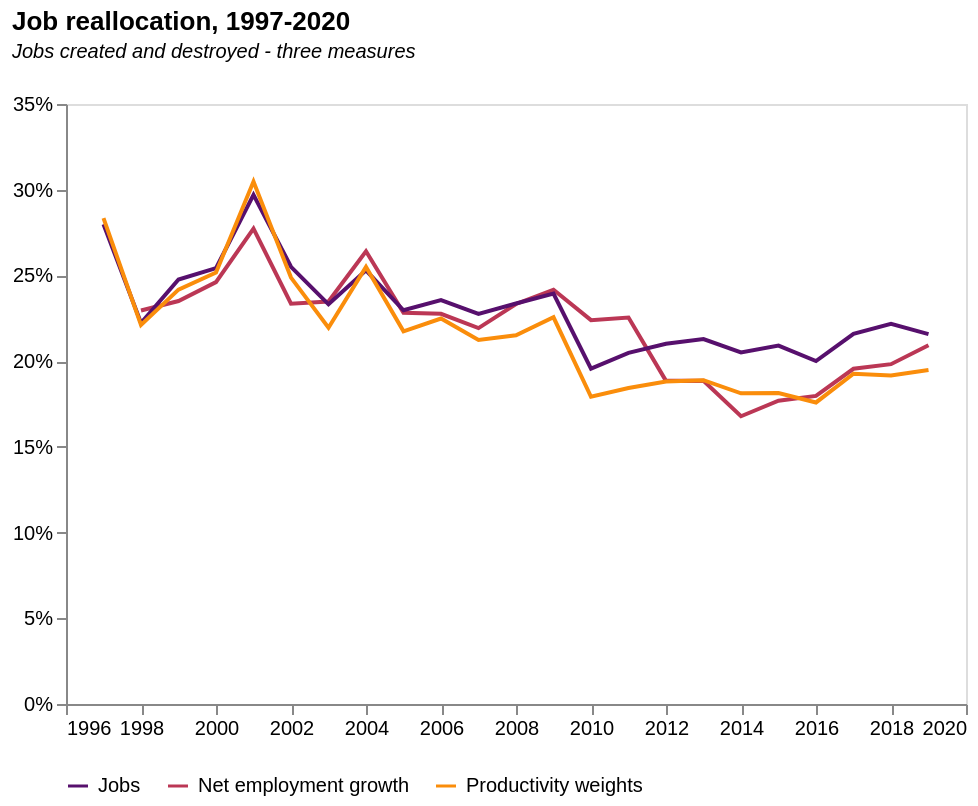

Vega-Lite specification for this chart:
### Vega-Lite specification from a JSON file in a GitHub repository (floating-point values rounded to 4 significant figures)
{"$schema": "https://vega.github.io/schema/vega-lite/v5.json", "description": "A calculate that takes the messy names in the field, metric, and creates a new field, metricClean, where the names are nicer.", "title": {"text": "Job reallocation, 1997-2020", "subtitle": ["Jobs created and destroyed - three measures", ""], "subtitleFontStyle": "italic", "subtitleFontSize": 10, "anchor": "start", "color": "black"}, "data": {"values": [{"year": "1997", "Jobs_enter": "739", "Jobs_grow": "1745", "Jobs_exit": "1570", "Jobs_shrink": "1113", "Jobs_total": "18462", "JobsRLP_enter": "45127", "JobsRLP_grow": "148871", "JobsRLP_exit": "91186", "JobsRLP_shrink": "79360", "JobsRLP_total": "1286257", "firms_enter": "231442", "firms_grow": "172194", "firms_exit": "198585", "firms_shrink": "127759", "firms_stable": "1495505", "firms_total": "2014120", "Entry rate": "0.114909737", "Exit Rate": "0.098596409", "Grow Rate": "0.085493416", "Shrink Rate": "0.063431672", "Units": "860021", "Employment(m)": "17.46", "Turnover(bn)": "1241", "N firms": "1764832", "RLP": "71.07674685", "RLP growth": "0", "RLP actual": "0", "RLP hypotetical": "0", "Gap": "0", "Turnover": "0", "Turnover hypothetical": "0", "Turn_gap": "0", "Mean": "9.32", "Mean_emplWeight": "13.68", "Mean_turnWeight": "13.54", "Central": "6.97", "entryReallocate": "0.035083968", "growReallocate": "0.115739701", "exitReallocate": "0.07089252", "shrinkReallocate": "0.061698401", "totalReallocateRLPJobs": "0.28341459", "": "Pre-GFC", "period2": "1", "entryReallocateJobs": "0.040028166", "growReallocateJobs": "0.09451847", "exitReallocateJobs": "0.085039541", "shrinkReallocateJobs": "0.060285993", "totalReallocateJobs": "0.27987217", "totalReallocateJobsNet": "null"}, {"year": "1998", "Jobs_enter": "581", "Jobs_grow": "1420", "Jobs_exit": "1285", "Jobs_shrink": "788", "Jobs_total": "18329", "JobsRLP_enter": "36531", "JobsRLP_grow": "120919", "JobsRLP_exit": "83465", "JobsRLP_shrink": "57401", "JobsRLP_total": "1349372", "firms_enter": "187867", "firms_grow": "198597", "firms_exit": "192932", "firms_shrink": "133292", "firms_stable": "1493630", "firms_total": "2035621", "Entry rate": "0.092289773", "Exit Rate": "0.094777957", "Grow Rate": "0.097560892", "Shrink Rate": "0.065479773", "Units": "836654", "Employment(m)": "17.47", "Turnover(bn)": "1313", "N firms": "1827671", "RLP": "75.15741271", "RLP growth": "0.057412108", "RLP actual": "75.15741271", "RLP hypotetical": "75.15741271", "Gap": "0", "Turnover": "1313", "Turnover hypothetical": "1313", "Turn_gap": "0", "Mean": "9.32", "Mean_emplWeight": "14.28", "Mean_turnWeight": "14.59", "Central": "6.22", "entryReallocate": "0.027072594", "growReallocate": "0.089611315", "exitReallocate": "0.0618547", "shrinkReallocate": "0.042539048", "totalReallocateRLPJobs": "0.221077657", "": "Pre-GFC", "period2": "1", "entryReallocateJobs": "0.031698401", "growReallocateJobs": "0.077472857", "exitReallocateJobs": "0.07010748", "shrinkReallocateJobs": "0.04299198", "totalReallocateJobs": "0.222270719", "totalReallocateJobsNet": "0.229526979"}, {"year": "1999", "Jobs_enter": "622", "Jobs_grow": "1609", "Jobs_exit": "1383", "Jobs_shrink": "982", "Jobs_total": "18562", "JobsRLP_enter": "40585", "JobsRLP_grow": "145272", "JobsRLP_exit": "92162", "JobsRLP_shrink": "70152", "JobsRLP_total": "1440505", "firms_enter": "181415", "firms_grow": "198806", "firms_exit": "241365", "firms_shrink": "137884", "firms_stable": "1457050", "firms_total": "2054680", "Entry rate": "0.088293554", "Exit Rate": "0.117470847", "Grow Rate": "0.096757646", "Shrink Rate": "0.067107287", "Units": "813982", "Employment(m)": "17.64", "Turnover(bn)": "1400", "N firms": "1850609", "RLP": "79.36507937", "RLP growth": "0.055984719", "RLP actual": "79.36507937", "RLP hypotetical": "79.36507937", "Gap": "0", "Turnover": "1400", "Turnover hypothetical": "1400", "Turn_gap": "0", "Mean": "9.61", "Mean_emplWeight": "15.12", "Mean_turnWeight": "15.55", "Central": "6.81", "entryReallocate": "0.028174147", "growReallocate": "0.100847967", "exitReallocate": "0.063978952", "shrinkReallocate": "0.048699588", "totalReallocateRLPJobs": "0.241700654", "": "Pre-GFC", "period2": "1", "entryReallocateJobs": "0.03350932", "growReallocateJobs": "0.08668247", "exitReallocateJobs": "0.074507057", "shrinkReallocateJobs": "0.052903782", "totalReallocateJobs": "0.247602629", "totalReallocateJobsNet": "0.235050102"}, {"year": "2000", "Jobs_enter": "677", "Jobs_grow": "1727", "Jobs_exit": "1212", "Jobs_shrink": "1143", "Jobs_total": "18715", "JobsRLP_enter": "45426", "JobsRLP_grow": "154972", "JobsRLP_exit": "77771", "JobsRLP_shrink": "84861", "JobsRLP_total": "1442392", "firms_enter": "178147", "firms_grow": "219132", "firms_exit": "203060", "firms_shrink": "148618", "firms_stable": "1446191", "firms_total": "2035619", "Entry rate": "0.087514903", "Exit Rate": "0.099753441", "Grow Rate": "0.107648828", "Shrink Rate": "0.073008751", "Units": "793015", "Employment(m)": "17.71", "Turnover(bn)": "1397", "N firms": "1834250", "RLP": "78.88198758", "RLP growth": "-0.006086957", "RLP actual": "78.88198758", "RLP hypotetical": "78.88198758", "Gap": "0", "Turnover": "1397", "Turnover hypothetical": "1397", "Turn_gap": "0", "Mean": "9.98", "Mean_emplWeight": "15.88", "Mean_turnWeight": "16.32", "Central": "6.92", "entryReallocate": "0.031493519", "growReallocate": "0.107440973", "exitReallocate": "0.053918075", "shrinkReallocate": "0.058833521", "totalReallocateRLPJobs": "0.251686088", "": "Pre-GFC", "period2": "1", "entryReallocateJobs": "0.036174192", "growReallocateJobs": "0.092278921", "exitReallocateJobs": "0.064760887", "shrinkReallocateJobs": "0.061074005", "totalReallocateJobs": "0.254288004", "totalReallocateJobsNet": "0.246112744"}, {"year": "2001", "Jobs_enter": "674", "Jobs_grow": "2264", "Jobs_exit": "1208", "Jobs_shrink": "1525", "Jobs_total": "19091", "JobsRLP_enter": "44783", "JobsRLP_grow": "224789", "JobsRLP_exit": "80263", "JobsRLP_shrink": "96266", "JobsRLP_total": "1463881", "firms_enter": "178260", "firms_grow": "298866", "firms_exit": "220258", "firms_shrink": "248962", "firms_stable": "1265808", "firms_total": "2056263", "Entry rate": "0.086691245", "Exit Rate": "0.107115675", "Grow Rate": "0.145344248", "Shrink Rate": "0.121074979", "Units": "821065", "Employment(m)": "18.04", "Turnover(bn)": "1419", "N firms": "1852625", "RLP": "78.65853659", "RLP growth": "-0.002832725", "RLP actual": "78.65853659", "RLP hypotetical": "78.65853659", "Gap": "0", "Turnover": "1419", "Turnover hypothetical": "1419", "Turn_gap": "0", "Mean": "10.23", "Mean_emplWeight": "16.58", "Mean_turnWeight": "17.13", "Central": "7", "entryReallocate": "0.030591968", "growReallocate": "0.153556881", "exitReallocate": "0.05482891", "shrinkReallocate": "0.06576081", "totalReallocateRLPJobs": "0.304738568", "": "Pre-GFC", "period2": "1", "entryReallocateJobs": "0.035304594", "growReallocateJobs": "0.118589911", "exitReallocateJobs": "0.063275889", "shrinkReallocateJobs": "0.079880572", "totalReallocateJobs": "0.297050966", "totalReallocateJobsNet": "0.277355822"}, {"year": "2002", "Jobs_enter": "637", "Jobs_grow": "1674", "Jobs_exit": "1351", "Jobs_shrink": "1314", "Jobs_total": "19511", "JobsRLP_enter": "42468", "JobsRLP_grow": "156365", "JobsRLP_exit": "88715", "JobsRLP_shrink": "100435", "JobsRLP_total": "1559773", "firms_enter": "182945", "firms_grow": "212474", "firms_exit": "224378", "firms_shrink": "172589", "firms_stable": "1425330", "firms_total": "2062193", "Entry rate": "0.088713811", "Exit Rate": "0.108805529", "Grow Rate": "0.103033033", "Shrink Rate": "0.083691973", "Units": "834431", "Employment(m)": "18.52", "Turnover(bn)": "1517", "N firms": "1857687", "RLP": "81.91144708", "RLP growth": "0.041354831", "RLP actual": "81.91144708", "RLP hypotetical": "81.91144708", "Gap": "0", "Turnover": "1517", "Turnover hypothetical": "1517", "Turn_gap": "0", "Mean": "10.46", "Mean_emplWeight": "17.13", "Mean_turnWeight": "17.81", "Central": "7.38", "entryReallocate": "0.027227039", "growReallocate": "0.100248562", "exitReallocate": "0.056876866", "shrinkReallocate": "0.06439078", "totalReallocateRLPJobs": "0.248743247", "": "Pre-GFC", "period2": "1", "entryReallocateJobs": "0.03264825", "growReallocateJobs": "0.085797755", "exitReallocateJobs": "0.069242991", "shrinkReallocateJobs": "0.067346625", "totalReallocateJobs": "0.255035621", "totalReallocateJobsNet": "0.233509302"}, {"year": "2003", "Jobs_enter": "673", "Jobs_grow": "1392", "Jobs_exit": "1362", "Jobs_shrink": "1114", "Jobs_total": "19478", "JobsRLP_enter": "46330", "JobsRLP_grow": "124275", "JobsRLP_exit": "99733", "JobsRLP_shrink": "81346", "JobsRLP_total": "1602504", "firms_enter": "225136", "firms_grow": "190701", "firms_exit": "232289", "firms_shrink": "204720", "firms_stable": "1446790", "firms_total": "2104425", "Entry rate": "0.106982192", "Exit Rate": "0.110381221", "Grow Rate": "0.090619053", "Shrink Rate": "0.09728073", "Units": "834277", "Employment(m)": "18.46", "Turnover(bn)": "1556", "N firms": "1855951", "RLP": "84.29035753", "RLP growth": "0.029042466", "RLP actual": "84.29035753", "RLP hypotetical": "84.29035753", "Gap": "0", "Turnover": "1556", "Turnover hypothetical": "1556", "Turn_gap": "0", "Mean": "10.59", "Mean_emplWeight": "17.87", "Mean_turnWeight": "18.28", "Central": "7.28", "entryReallocate": "0.028911004", "growReallocate": "0.077550508", "exitReallocate": "0.062235726", "shrinkReallocate": "0.050761808", "totalReallocateRLPJobs": "0.219459047", "": "Pre-GFC", "period2": "1", "entryReallocateJobs": "0.034551802", "growReallocateJobs": "0.071465243", "exitReallocateJobs": "0.069925044", "shrinkReallocateJobs": "0.05719273", "totalReallocateJobs": "0.233134819", "totalReallocateJobsNet": "0.234829038"}, {"year": "2004", "Jobs_enter": "602", "Jobs_grow": "1779", "Jobs_exit": "1359", "Jobs_shrink": "1133", "Jobs_total": "19264", "JobsRLP_enter": "46096", "JobsRLP_grow": "179023", "JobsRLP_exit": "103505", "JobsRLP_shrink": "89242", "JobsRLP_total": "1639165", "firms_enter": "204954", "firms_grow": "219688", "firms_exit": "231105", "firms_shrink": "171909", "firms_stable": "1474969", "firms_total": "2127574", "Entry rate": "0.096332254", "Exit Rate": "0.108623719", "Grow Rate": "0.103257513", "Shrink Rate": "0.08080048", "Units": "861501", "Employment(m)": "18.25", "Turnover(bn)": "1593", "N firms": "1897242", "RLP": "87.28767123", "RLP growth": "0.03555939", "RLP actual": "87.28767123", "RLP hypotetical": "87.28767123", "Gap": "0", "Turnover": "1593", "Turnover hypothetical": "1593", "Turn_gap": "0", "Mean": "10.5", "Mean_emplWeight": "18.74", "Mean_turnWeight": "19.23", "Central": "6.95", "entryReallocate": "0.028121635", "growReallocate": "0.109215973", "exitReallocate": "0.063144955", "shrinkReallocate": "0.054443573", "totalReallocateRLPJobs": "0.254926136", "": "Pre-GFC", "period2": "1", "entryReallocateJobs": "0.03125", "growReallocateJobs": "0.092348422", "exitReallocateJobs": "0.070546096", "shrinkReallocateJobs": "0.058814369", "totalReallocateJobs": "0.252958887", "totalReallocateJobsNet": "0.264067691"}, {"year": "2005", "Jobs_enter": "530", "Jobs_grow": "1634", "Jobs_exit": "1137", "Jobs_shrink": "1130", "Jobs_total": "19292", "JobsRLP_enter": "36450", "JobsRLP_grow": "153780", "JobsRLP_exit": "83195", "JobsRLP_shrink": "88596", "JobsRLP_total": "1665059", "firms_enter": "197332", "firms_grow": "224769", "firms_exit": "222919", "firms_shrink": "162606", "firms_stable": "1514896", "firms_total": "2152914", "Entry rate": "0.091658097", "Exit Rate": "0.103542919", "Grow Rate": "0.10440222", "Shrink Rate": "0.07552833", "Units": "856496", "Employment(m)": "18.31", "Turnover(bn)": "1629", "N firms": "1928083", "RLP": "88.96777717", "RLP growth": "0.019247918", "RLP actual": "88.96777717", "RLP hypotetical": "88.96777717", "Gap": "0", "Turnover": "1629", "Turnover hypothetical": "1629", "Turn_gap": "0", "Mean": "10.57", "Mean_emplWeight": "19.47", "Mean_turnWeight": "20.43", "Central": "6.94", "entryReallocate": "0.021891116", "growReallocate": "0.092357088", "exitReallocate": "0.049965196", "shrinkReallocate": "0.053208925", "totalReallocateRLPJobs": "0.217422326", "": "Pre-GFC", "period2": "1", "entryReallocateJobs": "0.027472527", "growReallocateJobs": "0.084698321", "exitReallocateJobs": "0.058936347", "shrinkReallocateJobs": "0.058573502", "totalReallocateJobs": "0.229680697", "totalReallocateJobsNet": "0.228229318"}, {"year": "2006", "Jobs_enter": "540", "Jobs_grow": "1682", "Jobs_exit": "1082", "Jobs_shrink": "1277", "Jobs_total": "19447", "JobsRLP_enter": "37655", "JobsRLP_grow": "167538", "JobsRLP_exit": "80384", "JobsRLP_shrink": "95356", "JobsRLP_total": "1694217", "firms_enter": "210153", "firms_grow": "277068", "firms_exit": "211689", "firms_shrink": "217079", "firms_stable": "1469112", "firms_total": "2201319", "Entry rate": "0.095466854", "Exit Rate": "0.096164618", "Grow Rate": "0.125864538", "Shrink Rate": "0.09861315", "Units": "852964", "Employment(m)": "18.39", "Turnover(bn)": "1657", "N firms": "1961693", "RLP": "90.10331702", "RLP growth": "0.012763496", "RLP actual": "90.10331702", "RLP hypotetical": "90.10331702", "Gap": "0", "Turnover": "1657", "Turnover hypothetical": "1657", "Turn_gap": "0", "Mean": "10.68", "Mean_emplWeight": "20.23", "Mean_turnWeight": "21.32", "Central": "6.92", "entryReallocate": "0.022225606", "growReallocate": "0.098888159", "exitReallocate": "0.047446106", "shrinkReallocate": "0.056283227", "totalReallocateRLPJobs": "0.224843099", "": "Pre-GFC", "period2": "1", "entryReallocateJobs": "0.027767779", "growReallocateJobs": "0.08649149", "exitReallocateJobs": "0.055638402", "shrinkReallocateJobs": "0.065665655", "totalReallocateJobs": "0.235563326", "totalReallocateJobsNet": "0.227592945"}, {"year": "2007", "Jobs_enter": "603", "Jobs_grow": "1582", "Jobs_exit": "1187", "Jobs_shrink": "1091", "Jobs_total": "19610", "JobsRLP_enter": "43540", "JobsRLP_grow": "160516", "JobsRLP_exit": "86834", "JobsRLP_shrink": "85154", "JobsRLP_total": "1770777", "firms_enter": "231754", "firms_grow": "287170", "firms_exit": "292564", "firms_shrink": "205030", "firms_stable": "1477714", "firms_total": "2294533", "Entry rate": "0.101002688", "Exit Rate": "0.127504813", "Grow Rate": "0.125154007", "Shrink Rate": "0.089355873", "Units": "863638", "Employment(m)": "18.5", "Turnover(bn)": "1727", "N firms": "2031817", "RLP": "93.35135135", "RLP growth": "0.036047889", "RLP actual": "93.35135135", "RLP hypotetical": "93.35135135", "Gap": "0", "Turnover": "1727", "Turnover hypothetical": "1727", "Turn_gap": "0", "Mean": "10.76", "Mean_emplWeight": "20.84", "Mean_turnWeight": "21.83", "Central": "6.92", "entryReallocate": "0.024588076", "growReallocate": "0.090647213", "exitReallocate": "0.049037231", "shrinkReallocate": "0.048088494", "totalReallocateRLPJobs": "0.212361014", "": "Pre-GFC", "period2": "1", "entryReallocateJobs": "0.030749618", "growReallocateJobs": "0.080673126", "exitReallocateJobs": "0.060530342", "shrinkReallocateJobs": "0.05563488", "totalReallocateJobs": "0.227587965", "totalReallocateJobsNet": "0.21927588"}, {"year": "2008", "Jobs_enter": "431", "Jobs_grow": "1722", "Jobs_exit": "1261", "Jobs_shrink": "1168", "Jobs_total": "19615", "JobsRLP_enter": "32117", "JobsRLP_grow": "168836", "JobsRLP_exit": "96829", "JobsRLP_shrink": "92174", "JobsRLP_total": "1813046", "firms_enter": "165875", "firms_grow": "322259", "firms_exit": "277503", "firms_shrink": "214858", "firms_stable": "1385598", "firms_total": "2229430", "Entry rate": "0.074402426", "Exit Rate": "0.124472623", "Grow Rate": "0.14454771", "Shrink Rate": "0.096373513", "Units": "904598", "Employment(m)": "18.61", "Turnover(bn)": "1781", "N firms": "2030407", "RLP": "95.70123589", "RLP growth": "0.025172475", "RLP actual": "95.70123589", "RLP hypotetical": "95.70123589", "Gap": "0", "Turnover": "1781", "Turnover hypothetical": "1781", "Turn_gap": "0", "Mean": "10.94", "Mean_emplWeight": "21.61", "Mean_turnWeight": "22.68", "Central": "6.89", "entryReallocate": "0.017714388", "growReallocate": "0.093122844", "exitReallocate": "0.053406808", "shrinkReallocate": "0.050839306", "totalReallocateRLPJobs": "0.215083346", "": "Pre-GFC", "period2": "1", "entryReallocateJobs": "0.02197298", "growReallocateJobs": "0.087789957", "exitReallocateJobs": "0.064287535", "shrinkReallocateJobs": "0.059546266", "totalReallocateJobs": "0.233596737", "totalReallocateJobsNet": "0.23334183"}, {"year": "2009", "Jobs_enter": "399", "Jobs_grow": "1582", "Jobs_exit": "1112", "Jobs_shrink": "1594", "Jobs_total": "19573", "JobsRLP_enter": "30188", "JobsRLP_grow": "161734", "JobsRLP_exit": "83565", "JobsRLP_shrink": "144287", "JobsRLP_total": "1860876", "firms_enter": "148392", "firms_grow": "269261", "firms_exit": "251412", "firms_shrink": "218573", "firms_stable": "1388291", "firms_total": "2158706", "Entry rate": "0.068741181", "Exit Rate": "0.116464215", "Grow Rate": "0.124732594", "Shrink Rate": "0.101251861", "Units": "919136", "Employment(m)": "18.55", "Turnover(bn)": "1831", "N firms": "1976143", "RLP": "98.70619946", "RLP growth": "0.031399423", "RLP actual": "98.70619946", "RLP hypotetical": "98.70619946", "Gap": "0", "Turnover": "1831", "Turnover hypothetical": "1831", "Turn_gap": "0", "Mean": "11.48", "Mean_emplWeight": "22.38", "Mean_turnWeight": "23.7", "Central": "7.25", "entryReallocate": "0.016222467", "growReallocate": "0.08691283", "exitReallocate": "0.04490627", "shrinkReallocate": "0.077537138", "totalReallocateRLPJobs": "0.225578706", "": "Pre-GFC", "period2": "1", "entryReallocateJobs": "0.020385225", "growReallocateJobs": "0.080825627", "exitReallocateJobs": "0.056812957", "shrinkReallocateJobs": "0.081438717", "totalReallocateJobs": "0.239462525", "totalReallocateJobsNet": "0.241608338"}, {"year": "2010", "Jobs_enter": "415", "Jobs_grow": "1190", "Jobs_exit": "941", "Jobs_shrink": "1178", "Jobs_total": "19035", "JobsRLP_enter": "30749", "JobsRLP_grow": "117871", "JobsRLP_exit": "74913", "JobsRLP_shrink": "105543", "JobsRLP_total": "1836399", "firms_enter": "158675", "firms_grow": "218606", "firms_exit": "227411", "firms_shrink": "226612", "firms_stable": "1396534", "firms_total": "2105199", "Entry rate": "0.075372922", "Exit Rate": "0.108023517", "Grow Rate": "0.103841015", "Shrink Rate": "0.10764398", "Units": "917525", "Employment(m)": "17.91", "Turnover(bn)": "1806", "N firms": "1911159", "RLP": "100.8375209", "RLP growth": "0.02159258", "RLP actual": "100.8375209", "RLP hypotetical": "101.1976599", "Gap": "0.003571478", "Turnover": "1806", "Turnover hypothetical": "1812.450089", "Turn_gap": "6.450089111", "Mean": "12", "Mean_emplWeight": "23.19", "Mean_turnWeight": "24.5", "Central": "7.85", "entryReallocate": "0.016744183", "growReallocate": "0.064185942", "exitReallocate": "0.040793422", "shrinkReallocate": "0.057472804", "totalReallocateRLPJobs": "0.179196351", "": "Post-GFC", "period2": "1", "entryReallocateJobs": "0.021801944", "growReallocateJobs": "0.062516417", "exitReallocateJobs": "0.049435251", "shrinkReallocateJobs": "0.061885999", "totalReallocateJobs": "0.195639611", "totalReallocateJobsNet": "0.223903336"}, {"year": "2011", "Jobs_enter": "450", "Jobs_grow": "1515", "Jobs_exit": "795", "Jobs_shrink": "1060", "Jobs_total": "18650", "JobsRLP_enter": "33116", "JobsRLP_grow": "151490", "JobsRLP_exit": "57015", "JobsRLP_shrink": "83614", "JobsRLP_total": "1764720", "firms_enter": "174240", "firms_grow": "331020", "firms_exit": "192749", "firms_shrink": "224622", "firms_stable": "1305162", "firms_total": "2079401", "Entry rate": "0.083793362", "Exit Rate": "0.092694483", "Grow Rate": "0.159190074", "Shrink Rate": "0.108022455", "Units": "889262", "Employment(m)": "17.49", "Turnover(bn)": "1732", "N firms": "1872814", "RLP": "99.02801601", "RLP growth": "-0.017944758", "RLP actual": "99.02801601", "RLP hypotetical": "103.7520078", "Gap": "0.047703589", "Turnover": "1732", "Turnover hypothetical": "1814.622616", "Turn_gap": "82.62261576", "Mean": "12.43", "Mean_emplWeight": "23.9", "Mean_turnWeight": "25.38", "Central": "8.32", "entryReallocate": "0.018765583", "growReallocate": "0.085843647", "exitReallocate": "0.032308242", "shrinkReallocate": "0.047380888", "totalReallocateRLPJobs": "0.184298359", "": "Post-GFC", "period2": "1", "entryReallocateJobs": "0.024128686", "growReallocateJobs": "0.081233244", "exitReallocateJobs": "0.042627346", "shrinkReallocateJobs": "0.056836461", "totalReallocateJobs": "0.204825737", "totalReallocateJobsNet": "0.225469169"}, {"year": "2012", "Jobs_enter": "463", "Jobs_grow": "1585", "Jobs_exit": "889", "Jobs_shrink": "1068", "Jobs_total": "19062", "JobsRLP_enter": "34492", "JobsRLP_grow": "153465", "JobsRLP_exit": "65957", "JobsRLP_shrink": "85382", "JobsRLP_total": "1804217", "firms_enter": "186330", "firms_grow": "301126", "firms_exit": "227191", "firms_shrink": "242783", "firms_stable": "1367547", "firms_total": "2169250", "Entry rate": "0.085896047", "Exit Rate": "0.104732511", "Grow Rate": "0.13881572", "Shrink Rate": "0.111920249", "Units": "867637", "Employment(m)": "17.85", "Turnover(bn)": "1770", "N firms": "1952141", "RLP": "99.15966387", "RLP growth": "0.0013294", "RLP actual": "99.15966387", "RLP hypotetical": "106.3708303", "Gap": "0.072722781", "Turnover": "1770", "Turnover hypothetical": "1898.719322", "Turn_gap": "128.7193217", "Mean": "12.3", "Mean_emplWeight": "24.08", "Mean_turnWeight": "25.74", "Central": "8.41", "entryReallocate": "0.019117434", "growReallocate": "0.085059059", "exitReallocate": "0.036557133", "shrinkReallocate": "0.047323576", "totalReallocateRLPJobs": "0.188057202", "": "Post-GFC", "period2": "1", "entryReallocateJobs": "0.024289162", "growReallocateJobs": "0.083149722", "exitReallocateJobs": "0.046637289", "shrinkReallocateJobs": "0.056027699", "totalReallocateJobs": "0.210103872", "totalReallocateJobsNet": "0.18849019"}, {"year": "2013", "Jobs_enter": "661", "Jobs_grow": "1586", "Jobs_exit": "879", "Jobs_shrink": "1032", "Jobs_total": "19536", "JobsRLP_enter": "47283", "JobsRLP_grow": "151950", "JobsRLP_exit": "66757", "JobsRLP_shrink": "90845", "JobsRLP_total": "1888930", "firms_enter": "236124", "firms_grow": "280618", "firms_exit": "221757", "firms_shrink": "180486", "firms_stable": "1520966", "firms_total": "2230056", "Entry rate": "0.105882543", "Exit Rate": "0.099440104", "Grow Rate": "0.125834508", "Shrink Rate": "0.080933394", "Units": "853661", "Employment(m)": "18.1", "Turnover(bn)": "1842", "N firms": "1962202", "RLP": "101.7679558", "RLP growth": "0.026303961", "RLP actual": "101.7679558", "RLP hypotetical": "109.0557551", "Gap": "0.071611926", "Turnover": "1842", "Turnover hypothetical": "1973.909167", "Turn_gap": "131.9091672", "Mean": "12.43", "Mean_emplWeight": "24.7", "Mean_turnWeight": "26.84", "Central": "8.45", "entryReallocate": "0.025031632", "growReallocate": "0.080442367", "exitReallocate": "0.035341172", "shrinkReallocate": "0.048093365", "totalReallocateRLPJobs": "0.188908536", "": "Post-GFC", "period2": "1", "entryReallocateJobs": "0.033834971", "growReallocateJobs": "0.081183456", "exitReallocateJobs": "0.044993857", "shrinkReallocateJobs": "0.052825553", "totalReallocateJobs": "0.212837838", "totalReallocateJobsNet": "0.188574939"}, {"year": "2014", "Jobs_enter": "761", "Jobs_grow": "1534", "Jobs_exit": "924", "Jobs_shrink": "942", "Jobs_total": "20291", "JobsRLP_enter": "60039", "JobsRLP_grow": "143390", "JobsRLP_exit": "74039", "JobsRLP_shrink": "77271", "JobsRLP_total": "1957288", "firms_enter": "248257", "firms_grow": "274441", "firms_exit": "230891", "firms_shrink": "188113", "firms_stable": "1618270", "firms_total": "2338642", "Entry rate": "0.106154341", "Exit Rate": "0.098728664", "Grow Rate": "0.117350582", "Shrink Rate": "0.080436852", "Units": "845859", "Employment(m)": "18.7", "Turnover(bn)": "1897", "N firms": "2058326", "RLP": "101.4438503", "RLP growth": "-0.00318475", "RLP actual": "101.4438503", "RLP hypotetical": "111.8084505", "Gap": "0.102170809", "Turnover": "1897", "Turnover hypothetical": "2090.818024", "Turn_gap": "193.8180243", "Mean": "12.18", "Mean_emplWeight": "24.66", "Mean_turnWeight": "27.22", "Central": "7.89", "entryReallocate": "0.030674586", "growReallocate": "0.073259531", "exitReallocate": "0.037827341", "shrinkReallocate": "0.039478605", "totalReallocateRLPJobs": "0.181240063", "": "Post-GFC", "period2": "2", "entryReallocateJobs": "0.037504312", "growReallocateJobs": "0.07560002", "exitReallocateJobs": "0.04553743", "shrinkReallocateJobs": "0.046424523", "totalReallocateJobs": "0.205066286", "totalReallocateJobsNet": "0.167857671"}, {"year": "2015", "Jobs_enter": "743", "Jobs_grow": "1503", "Jobs_exit": "903", "Jobs_shrink": "1235", "Jobs_total": "20966", "JobsRLP_enter": "55823", "JobsRLP_grow": "142582", "JobsRLP_exit": "66425", "JobsRLP_shrink": "103032", "JobsRLP_total": "2028413", "firms_enter": "257150", "firms_grow": "231316", "firms_exit": "224157", "firms_shrink": "230648", "firms_stable": "1707363", "firms_total": "2420764", "Entry rate": "0.106226795", "Exit Rate": "0.092597626", "Grow Rate": "0.095554957", "Shrink Rate": "0.095279011", "Units": "836940", "Employment(m)": "19.33", "Turnover(bn)": "1973", "N firms": "2130503", "RLP": "102.0693223", "RLP growth": "0.006165697", "RLP actual": "102.0693223", "RLP hypotetical": "114.6306272", "Gap": "0.123066408", "Turnover": "1973", "Turnover hypothetical": "2215.810023", "Turn_gap": "242.8100231", "Mean": "12.11", "Mean_emplWeight": "24.75", "Mean_turnWeight": "27.67", "Central": "7.96", "entryReallocate": "0.02752053", "growReallocate": "0.070292391", "exitReallocate": "0.032747276", "shrinkReallocate": "0.05079439", "totalReallocateRLPJobs": "0.181354586", "": "Post-GFC", "period2": "2", "entryReallocateJobs": "0.035438329", "growReallocateJobs": "0.071687494", "exitReallocateJobs": "0.043069732", "shrinkReallocateJobs": "0.058904894", "totalReallocateJobs": "0.209100448", "totalReallocateJobsNet": "0.176905466"}, {"year": "2016", "Jobs_enter": "837", "Jobs_grow": "1425", "Jobs_exit": "974", "Jobs_shrink": "1045", "Jobs_total": "21401", "JobsRLP_enter": "70440", "JobsRLP_grow": "142336", "JobsRLP_exit": "68610", "JobsRLP_shrink": "88413", "JobsRLP_total": "2102357", "firms_enter": "281947", "firms_grow": "271685", "firms_exit": "249020", "firms_shrink": "202138", "firms_stable": "1786418", "firms_total": "2533293", "Entry rate": "0.11129664", "Exit Rate": "0.098298933", "Grow Rate": "0.107245786", "Shrink Rate": "0.079792586", "Units": "829541", "Employment(m)": "19.63", "Turnover(bn)": "2032", "N firms": "2213199", "RLP": "103.515028", "RLP growth": "0.014163959", "RLP actual": "103.515028", "RLP hypotetical": "117.5240389", "Gap": "0.135333112", "Turnover": "2032", "Turnover hypothetical": "2306.996883", "Turn_gap": "274.9968833", "Mean": "11.99", "Mean_emplWeight": "25.25", "Mean_turnWeight": "28.51", "Central": "7.42", "entryReallocate": "0.033505251", "growReallocate": "0.067703059", "exitReallocate": "0.0326348", "shrinkReallocate": "0.042054228", "totalReallocateRLPJobs": "0.175897338", "": "Post-GFC", "period2": "2", "entryReallocateJobs": "0.039110322", "growReallocateJobs": "0.066585674", "exitReallocateJobs": "0.045511892", "shrinkReallocateJobs": "0.048829494", "totalReallocateJobs": "0.200037381", "totalReallocateJobsNet": "0.179711228"}, {"year": "2017", "Jobs_enter": "818", "Jobs_grow": "1661", "Jobs_exit": "1002", "Jobs_shrink": "1237", "Jobs_total": "21847", "JobsRLP_enter": "66172", "JobsRLP_grow": "166958", "JobsRLP_exit": "73277", "JobsRLP_shrink": "107458", "JobsRLP_total": "2148539", "firms_enter": "245437", "firms_grow": "274115", "firms_exit": "299563", "firms_shrink": "210443", "firms_stable": "1783945", "firms_total": "2592281", "Entry rate": "0.094679936", "Exit Rate": "0.115559617", "Grow Rate": "0.10574278", "Shrink Rate": "0.081180628", "Units": "825295", "Employment(m)": "20.04", "Turnover(bn)": "2082", "N firms": "2307805", "RLP": "103.8922156", "RLP growth": "0.003643795", "RLP actual": "103.8922156", "RLP hypotetical": "120.4904837", "Gap": "0.15976431", "Turnover": "2082", "Turnover hypothetical": "2414.629294", "Turn_gap": "332.6292937", "Mean": "11.85", "Mean_emplWeight": "25.58", "Mean_turnWeight": "28.57", "Central": "7.3", "entryReallocate": "0.030798603", "growReallocate": "0.077707689", "exitReallocate": "0.034105501", "shrinkReallocate": "0.050014452", "totalReallocateRLPJobs": "0.192626245", "": "Post-GFC", "period2": "2", "entryReallocateJobs": "0.037442212", "growReallocateJobs": "0.076028745", "exitReallocateJobs": "0.045864421", "shrinkReallocateJobs": "0.056621046", "totalReallocateJobs": "0.215956424", "totalReallocateJobsNet": "0.195541722"}, {"year": "2018", "Jobs_enter": "846", "Jobs_grow": "1605", "Jobs_exit": "1123", "Jobs_shrink": "1387", "Jobs_total": "22373", "JobsRLP_enter": "68450", "JobsRLP_grow": "152244", "JobsRLP_exit": "85571", "JobsRLP_shrink": "121705", "JobsRLP_total": "2233980", "firms_enter": "255118", "firms_grow": "272065", "firms_exit": "282242", "firms_shrink": "218377", "firms_stable": "1819794", "firms_total": "2606542", "Entry rate": "0.097876037", "Exit Rate": "0.108282161", "Grow Rate": "0.104377754", "Shrink Rate": "0.08378035", "Units": "826841", "Employment(m)": "20.49", "Turnover(bn)": "2166", "N firms": "2309475", "RLP": "105.7101025", "RLP growth": "0.017497816", "RLP actual": "105.7101025", "RLP hypotetical": "123.5318051", "Gap": "0.168590345", "Turnover": "2166", "Turnover hypothetical": "2531.166687", "Turn_gap": "365.1666866", "Mean": "12.14", "Mean_emplWeight": "25.87", "Mean_turnWeight": "28.86", "Central": "7.29", "entryReallocate": "0.030640382", "growReallocate": "0.068149222", "exitReallocate": "0.038304282", "shrinkReallocate": "0.054479002", "totalReallocateRLPJobs": "0.191572888", "": "Post-GFC", "period2": "2", "entryReallocateJobs": "0.037813436", "growReallocateJobs": "0.071738256", "exitReallocateJobs": "0.050194431", "shrinkReallocateJobs": "0.061994368", "totalReallocateJobs": "0.221740491", "totalReallocateJobsNet": "0.198230009"}, {"year": "2019", "Jobs_enter": "764", "Jobs_grow": "1392", "Jobs_exit": "1422", "Jobs_shrink": "1281", "Jobs_total": "22520", "JobsRLP_enter": "65752", "JobsRLP_grow": "137592", "JobsRLP_exit": "131172", "JobsRLP_shrink": "110145", "JobsRLP_total": "2282539", "firms_enter": "253379", "firms_grow": "258593", "firms_exit": "315526", "firms_shrink": "228605", "firms_stable": "1849644", "firms_total": "2652368", "Entry rate": "0.095529353", "Exit Rate": "0.118960114", "Grow Rate": "0.097495144", "Shrink Rate": "0.086189021", "Units": "827172", "Employment(m)": "20.67", "Turnover(bn)": "2217", "N firms": "2352825", "RLP": "107.256894", "RLP growth": "0.014632391", "RLP actual": "107.256894", "RLP hypotetical": "126.649893", "Gap": "0.180808881", "Turnover": "2217", "Turnover hypothetical": "2617.853289", "Turn_gap": "400.8532887", "Mean": "12.21", "Mean_emplWeight": "26.27", "Mean_turnWeight": "29.33", "Central": "7.29", "entryReallocate": "0.028806518", "growReallocate": "0.060280241", "exitReallocate": "0.057467583", "shrinkReallocate": "0.048255473", "totalReallocateRLPJobs": "0.194809815", "": "Post-GFC", "period2": "2", "entryReallocateJobs": "0.0339254", "growReallocateJobs": "0.061811723", "exitReallocateJobs": "0.063143872", "shrinkReallocateJobs": "0.056882771", "totalReallocateJobs": "0.215763766", "totalReallocateJobsNet": "0.209236234"}], "format": {"parse": {"year": "number"}}}, "transform": [{"fold": ["totalReallocateJobsNet", "totalReallocateJobs", "totalReallocateRLPJobs"], "as": ["metric", "value"]}, {"calculate": "{'totalReallocateJobsNet':'Net employment growth', 'totalReallocateJobs': 'Jobs','totalReallocateRLPJobs':'Productivity weights'}[datum.metric]", "as": "metricClean"}], "height": 300, "width": 450, "mark": {"type": "line", "width": 15}, "encoding": {"x": {"field": "year", "type": "quantitative", "title": null, "axis": {"grid": false, "format": "d"}}, "y": {"field": "value", "type": "quantitative", "title": null, "axis": {"grid": false, "format": "%"}}, "color": {"field": "metricClean", "title": null, "scale": {"scheme": "inferno"}, "legend": {"orient": "bottom"}}}, "resolve": {"axis": {"y": "independent"}}}
